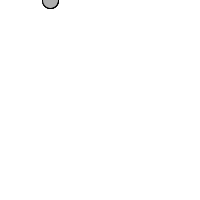
Frame 1 (no input)
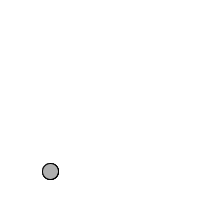
Frame 60 (the mouse pressed at the canvas centre just before this capture)
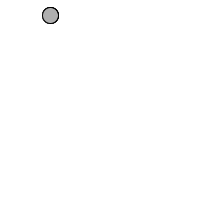
Frame 120 (the mouse held since frame 60 and released just before this capture)

The Processing sketch that drew these frames (run headless with seeded random() and noise(); from frame 60 on, the mouse is pressed at the canvas centre):

// Processing sketch: Day_16_1
// ── Day_16_1.pde
Ball ball1;
Ball ball2;
Ball ball3;
Ball ball4;

float gravity = 0.1;

void setup(){
  size(200,200);
  ball1 = new Ball(50,0,16);
  ball2 = new Ball(50,0,16);
  ball3 = new Ball(50,0,16);
  ball4 = new Ball(50,0,16);
  
  
  
}
void draw(){
  background(255);
  ball1.display();
  ball1.update();
  ball2.display();
  ball2.update();
  ball3.display();
  ball3.update();
  ball4.display();
  ball4.update();
  
  
  
  
}
// ── Ball.pde
class Ball {
  float x;
  float y;
  float speed;
  float w; //size
  
  //Ball constructor
  Ball(float tempX,float tempY, float tempW){
  x = tempX;
  y = tempY;
  w = tempW;
  speed = 0;
}
 void display(){
   fill(175);
   stroke(0);
   ellipse(x,y,w,w);
 }
 void update(){
   y = y + speed;
   speed = speed + gravity;
   if(y>height){
     speed = speed *  -0.95;
  }
}
}
